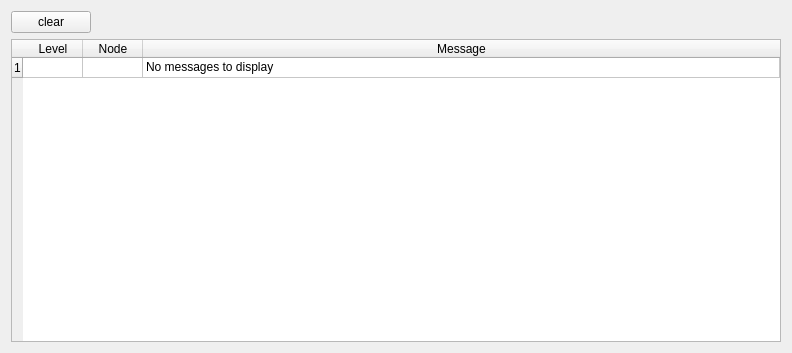
<?xml version="1.0" encoding="UTF-8"?>
<ui version="4.0">
 <class>BenchmarkErrorsAndWarningMessages</class>
 <widget class="QWidget" name="BenchmarkErrorsAndWarningMessages">
  <property name="geometry">
   <rect>
    <x>0</x>
    <y>0</y>
    <width>792</width>
    <height>353</height>
   </rect>
  </property>
  <property name="sizePolicy">
   <sizepolicy hsizetype="Preferred" vsizetype="Expanding">
    <horstretch>0</horstretch>
    <verstretch>0</verstretch>
   </sizepolicy>
  </property>
  <property name="windowTitle">
   <string>Benchmark Errors and Warning Messages</string>
  </property>
  <layout class="QHBoxLayout" name="horizontalLayout">
   <item>
    <layout class="QVBoxLayout" name="verticalLayout">
     <item>
      <widget class="QPushButton" name="clear_button">
       <property name="sizePolicy">
        <sizepolicy hsizetype="Fixed" vsizetype="Fixed">
         <horstretch>0</horstretch>
         <verstretch>0</verstretch>
        </sizepolicy>
       </property>
       <property name="text">
        <string>clear</string>
       </property>
       <property name="icon">
        <iconset theme="TitleBarCloseButton">
         <normaloff/>
        </iconset>
       </property>
      </widget>
     </item>
     <item>
      <widget class="QTableWidget" name="table">
       <property name="sizePolicy">
        <sizepolicy hsizetype="Expanding" vsizetype="Expanding">
         <horstretch>0</horstretch>
         <verstretch>0</verstretch>
        </sizepolicy>
       </property>
       <property name="alternatingRowColors">
        <bool>false</bool>
       </property>
       <property name="selectionBehavior">
        <enum>QAbstractItemView::SelectRows</enum>
       </property>
       <property name="textElideMode">
        <enum>Qt::ElideNone</enum>
       </property>
       <property name="verticalScrollMode">
        <enum>QAbstractItemView::ScrollPerPixel</enum>
       </property>
       <property name="horizontalScrollMode">
        <enum>QAbstractItemView::ScrollPerPixel</enum>
       </property>
       <attribute name="horizontalHeaderVisible">
        <bool>true</bool>
       </attribute>
       <attribute name="horizontalHeaderDefaultSectionSize">
        <number>60</number>
       </attribute>
       <attribute name="horizontalHeaderMinimumSectionSize">
        <number>60</number>
       </attribute>
       <attribute name="horizontalHeaderStretchLastSection">
        <bool>true</bool>
       </attribute>
       <attribute name="verticalHeaderCascadingSectionResizes">
        <bool>true</bool>
       </attribute>
       <attribute name="verticalHeaderDefaultSectionSize">
        <number>20</number>
       </attribute>
       <attribute name="verticalHeaderMinimumSectionSize">
        <number>20</number>
       </attribute>
       <row>
        <property name="text">
         <string>1</string>
        </property>
       </row>
       <column>
        <property name="text">
         <string>Level</string>
        </property>
       </column>
       <column>
        <property name="text">
         <string>Node</string>
        </property>
       </column>
       <column>
        <property name="text">
         <string>Message</string>
        </property>
       </column>
       <item row="0" column="0">
        <property name="text">
         <string/>
        </property>
       </item>
       <item row="0" column="1">
        <property name="text">
         <string/>
        </property>
        <property name="flags">
         <set>ItemIsSelectable|ItemIsUserCheckable|ItemIsEnabled</set>
        </property>
       </item>
       <item row="0" column="2">
        <property name="text">
         <string>No messages to display</string>
        </property>
        <property name="flags">
         <set>ItemIsSelectable|ItemIsUserCheckable|ItemIsEnabled</set>
        </property>
       </item>
      </widget>
     </item>
    </layout>
   </item>
  </layout>
 </widget>
 <resources/>
 <connections/>
</ui>
